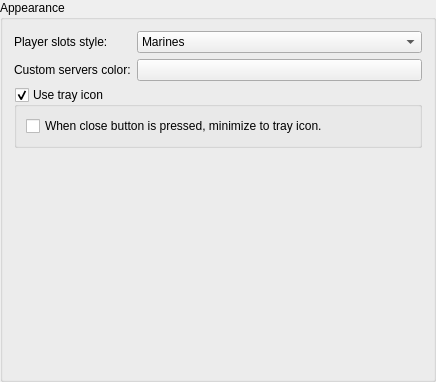
<?xml version="1.0" encoding="UTF-8"?>
<ui version="4.0">
 <class>AppearanceConfigBox</class>
 <widget class="QGroupBox" name="AppearanceConfigBox">
  <property name="geometry">
   <rect>
    <x>0</x>
    <y>0</y>
    <width>436</width>
    <height>382</height>
   </rect>
  </property>
  <property name="windowTitle">
   <string>GroupBox</string>
  </property>
  <property name="title">
   <string>Appearance</string>
  </property>
  <layout class="QVBoxLayout" name="verticalLayout">
   <item>
    <layout class="QFormLayout" name="formLayout">
     <item row="0" column="0">
      <widget class="QLabel" name="label_5">
       <property name="text">
        <string>Player slots style:</string>
       </property>
      </widget>
     </item>
     <item row="0" column="1">
      <widget class="QComboBox" name="slotStyle">
       <property name="sizePolicy">
        <sizepolicy hsizetype="Expanding" vsizetype="Fixed">
         <horstretch>0</horstretch>
         <verstretch>0</verstretch>
        </sizepolicy>
       </property>
       <item>
        <property name="text">
         <string>Marines</string>
        </property>
       </item>
       <item>
        <property name="text">
         <string>Blocks</string>
        </property>
       </item>
       <item>
        <property name="text">
         <string>Numeric</string>
        </property>
       </item>
      </widget>
     </item>
     <item row="1" column="0">
      <widget class="QLabel" name="label_6">
       <property name="text">
        <string>Custom servers color:</string>
       </property>
      </widget>
     </item>
     <item row="1" column="1">
      <widget class="QPushButton" name="btnCustomServersColor">
       <property name="sizePolicy">
        <sizepolicy hsizetype="Expanding" vsizetype="Fixed">
         <horstretch>0</horstretch>
         <verstretch>0</verstretch>
        </sizepolicy>
       </property>
       <property name="text">
        <string/>
       </property>
      </widget>
     </item>
    </layout>
   </item>
   <item>
    <widget class="QGroupBox" name="gboUseTrayIcon">
     <property name="title">
      <string>Use tray icon</string>
     </property>
     <property name="checkable">
      <bool>true</bool>
     </property>
     <layout class="QVBoxLayout" name="verticalLayout_2">
      <item>
       <widget class="QCheckBox" name="cbCloseToTrayIcon">
        <property name="text">
         <string>When close button is pressed, minimize to tray icon.</string>
        </property>
       </widget>
      </item>
     </layout>
    </widget>
   </item>
   <item>
    <spacer name="verticalSpacer">
     <property name="orientation">
      <enum>Qt::Vertical</enum>
     </property>
     <property name="sizeHint" stdset="0">
      <size>
       <width>20</width>
       <height>40</height>
      </size>
     </property>
    </spacer>
   </item>
  </layout>
 </widget>
 <resources/>
 <connections/>
</ui>
